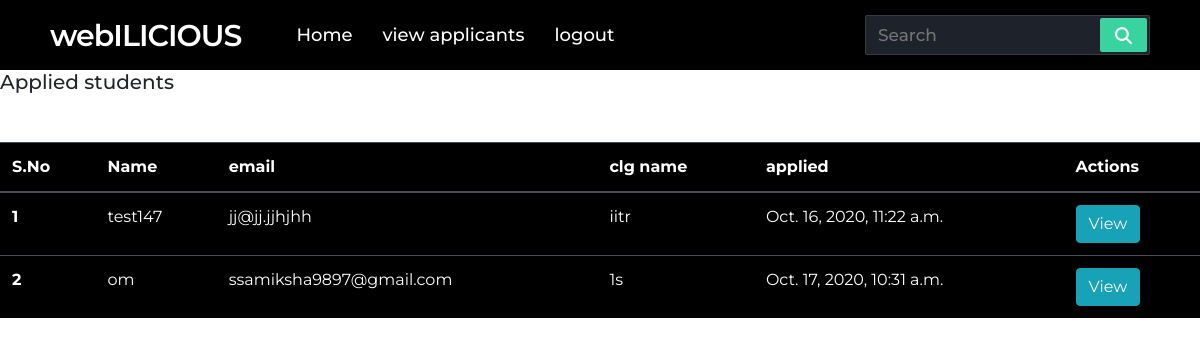
Page /controller/viewapplicants on the earlier database version.
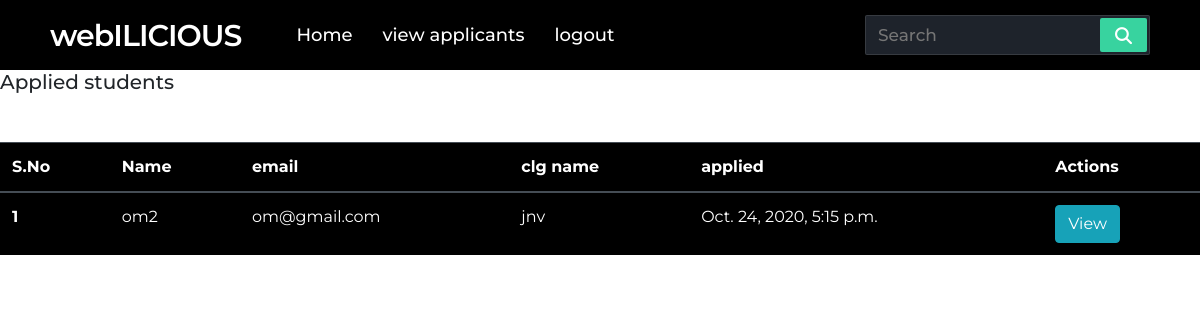
Same page on the later database version.
### controller/models.py (models this page shows, shortened)
class Applicants(models.Model):
    applicant = models.OneToOneField(User,on_delete=models.CASCADE)
    app_email=models.CharField(max_length=255)
    app_clg=models.CharField(max_length=255)
    dateregisteres= models.DateTimeField(auto_now_add=True)

### controller/views.py (the view)
# urls.py: path('viewapplicants',views.viewapplicants,name="viewapplicants"),
def viewapplicants(request):
    item = Applicants.objects.all()
    context ={'item' : item}
    return render(request,'controller/viewapp.html',context)

### controller/templates/controller/viewapp.html (shortened to what this page needs)
{% extends 'controller/base.html' %}
{% load static %}
{% block body %}
<h5>Applied students </h5>
{% if item %}
<div class="  mt-5 table-responsive">
  <table class="table table-hover table-dark  " style="background-color:black" >
    <thead>
      <tr>
        <th scope="col">S.No</th>
        <th scope="col">Name</th>
        <th scope="col">email</th>
        <th scope="col">clg name</th>
        <th scope="col">applied</th>
        <th scope="col">Actions</th>
      </tr>
    </thead>
    <tbody>
      {%  for ite in item %}
      <tr>
        <th scope="row">{{ forloop.counter }}</th>
        <td>{{ ite.applicant }}</td>
        <td>{{ ite.app_email }}</td>
        <td>{{ ite.app_clg }}</td>
        <td>{{ ite.dateregisteres }}</td>
        <td>
        <a href="{%url 'completedetails' ite.id %}" class="btn btn-info text-white">View</a>
        </td>
      </tr>
      {% endfor %}
      {% else %}
      <h6 style="margin-top: 100px;color: #c9302c"> No applications present!!! </h6>
      {% endif %}
{% endblock body %}

### controller/templates/controller/base.html (shortened to what this page needs)
{% load static %}
<!doctype html>
<html lang="en">
  <head>
    <link rel="stylesheet" href="https://stackpath.bootstrapcdn.com/bootstrap/4.5.2/css/bootstrap.min.css">
    <link rel="stylesheet" href="{% static 'css/base.css' %}">
  </head>
  <body >
    <nav class="nav-bar">
        <div class="logo">
        webILICIOUS</div>
        <div class="nav-items">
        <li><a href="{% url 'home' %}">Home</a></li>
        <li><a href="{%url 'viewapplicants'%}">view applicants</a></li>
        <li><a href="{%url 'logout'%}">logout</a></li>
        </div>
        <form action="#">
                <input type="search" class="search-data" placeholder="Search" required>
                <button type="submit" class="fas fa-search"></button>
            </form>
        </nav>
{% block body %}
{% endblock body %}
  </body>
</html>

### static/css/base.css (style rules this page uses)
* { margin: 0; padding: 0; outline: none; box-sizing: border-box; font-family: 'Montserrat', sans-serif; }
nav { background: #000000; display: flex; flex-wrap: wrap; align-items: center; justify-content: space-between; height: 70px; padding: 0 100px; }
nav .logo { color: #fff; font-size: 30px; font-weight: 600; letter-spacing: -1px; }
nav .nav-items { display: flex; flex: 1; padding: 0 0 0 40px; }
nav .nav-items li { list-style: none; padding: 0 15px; }
nav .nav-items li a { color: #fff; font-size: 18px; font-weight: 500; text-decoration: none; }
nav form { display: flex; height: 40px; padding: 2px; background: #1e232b; min-width: 18%!important; border-radius: 2px; border: 1px solid rgba(155,155,155,0.2); }
nav form .search-data { width: 100%; height: 100%; padding: 0 10px; color: #fff; font-size: 17px; border: none; font-weight: 500; background: none; }
nav form button { padding: 0 15px; color: #fff; font-size: 17px; background: #38d39f; border: none; border-radius: 2px; cursor: pointer; }
@media (max-width: 1245px) { nav { padding: 0 50px; } }

Differences in the rows shown:
removed Applicants: applicant "test147", app_email "jj@jj.jjhjhh", app_clg "iitr", dateregisteres "Oct. 16, 2020, 11:22 a.m."
removed Applicants: applicant "om", app_email "ssamiksha9897@gmail.com", app_clg "1s", dateregisteres "Oct. 17, 2020, 10:31 a.m."
added Applicants: applicant "om2", app_email "om@gmail.com", app_clg "jnv", dateregisteres "Oct. 24, 2020, 5:15 p.m."
